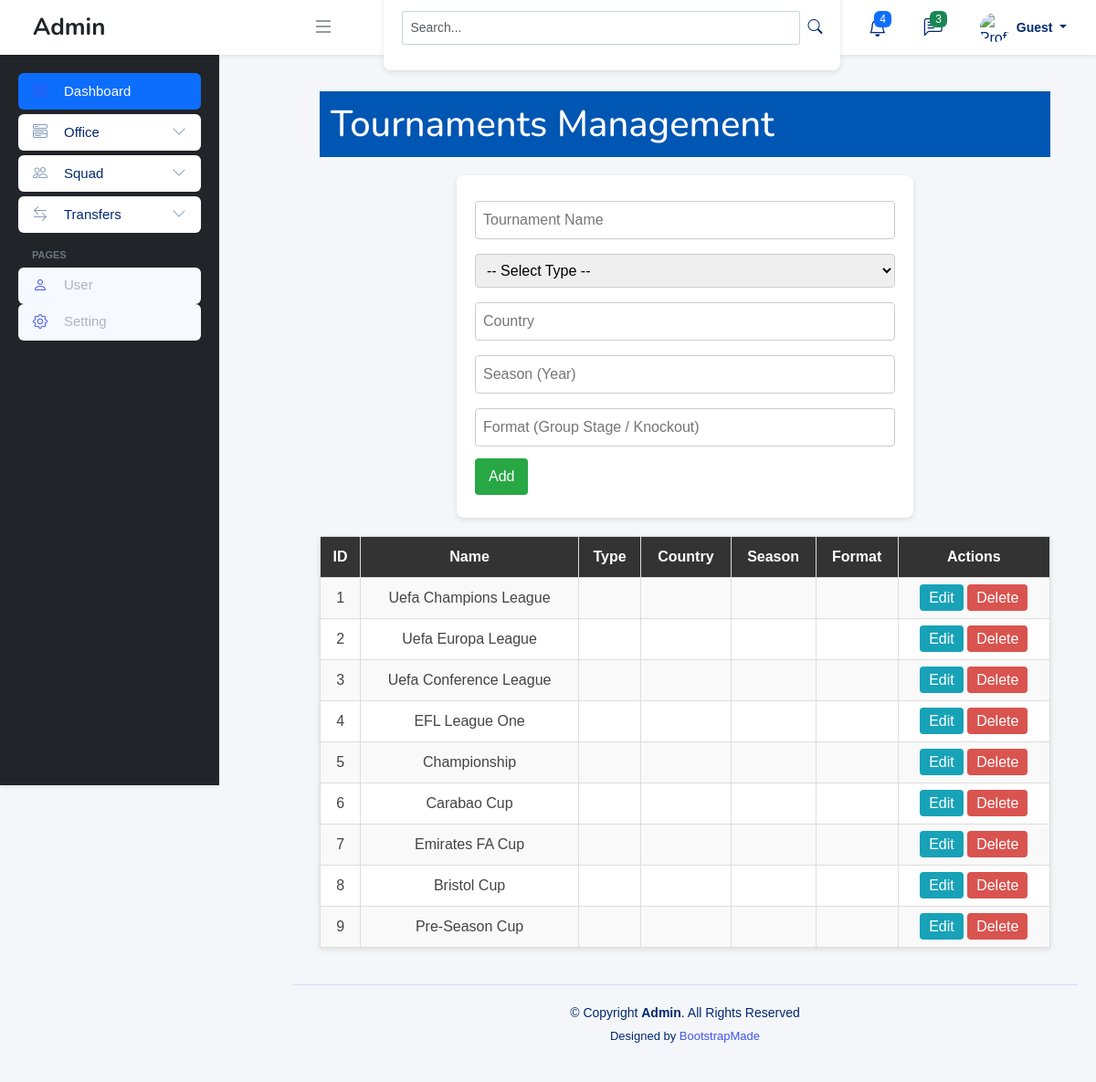
/admin/home.php?page=tournaments (signed in), run on an earlier commit of the app's database.
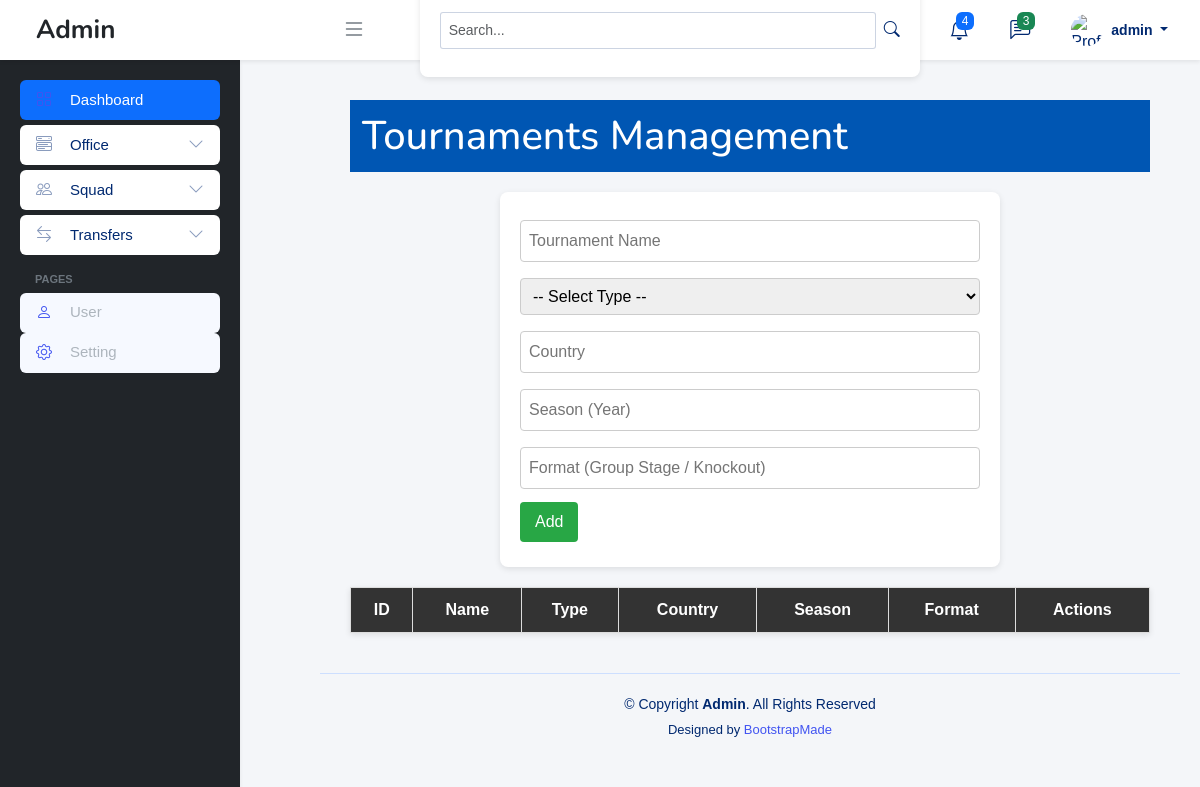
And on a later commit of the database.
### tables this page shows
CREATE TABLE `tournaments` (
  `id` int(11) NOT NULL,
  `name` varchar(100) NOT NULL,
  `type` enum('League','Cup') NOT NULL,
  `season` year(4) NOT NULL,
  `country` varchar(100) DEFAULT NULL,
  `total_teams` int(11) DEFAULT NULL
);

### admin/content/tournaments.php (the view, shortened to what this page needs)
<?php
include 'koneksi.php';
$result = mysqli_query($koneksi, "SELECT * FROM tournaments ORDER BY id ASC");
$editData = null;
?>
<!DOCTYPE html>
<html>
<head>
</head>
<body>
<h1>Tournaments Management</h1>
<form method="POST">
  <input type="text" name="name" placeholder="Tournament Name" value="<?= htmlspecialchars($editData['name'] ?? '') ?>" required>
  <select name="type" required>
    <option value="">-- Select Type --</option>
  </select>
  <input type="text" name="country" placeholder="Country" value="<?= htmlspecialchars($editData['country'] ?? '') ?>">
  <input type="number" name="season" placeholder="Season (Year)" value="<?= htmlspecialchars($editData['season'] ?? '') ?>">
  <input type="text" name="format" placeholder="Format (Group Stage / Knockout)" value="<?= htmlspecialchars($editData['format'] ?? '') ?>">
  <?php if ($editData): ?>
    <button type="submit" name="update" class="btn-update">Update</button>
    <a href="tournaments.php" class="cancel">Cancel</a>
  <?php else: ?>
    <button type="submit" name="add" class="btn-add">Add</button>
  <?php endif; ?>
</form>
<table>
<tr>
  <th>ID</th>
  <th>Name</th>
  <th>Type</th>
  <th>Country</th>
  <th>Season</th>
  <th>Format</th>
  <th>Actions</th>
</tr>
<?php while ($row=mysqli_fetch_assoc($result)): ?>
<tr>
  <td><?= $row['id'] ?></td>
  <td><?= htmlspecialchars($row['name']) ?></td>
  <td><?= htmlspecialchars($row['type']) ?></td>
  <td><?= htmlspecialchars($row['country']) ?></td>
  <td><?= htmlspecialchars($row['season']) ?></td>
  <td><?= htmlspecialchars($row['format']) ?></td>
  <td>
    <a href="?edit=<?= $row['id'] ?>" class="btn-edit">Edit</a>
    <a href="?delete=<?= $row['id'] ?>" class="btn-delete" onclick="return confirm('Delete this tournament?')">Delete</a>
  </td>
</tr>
<?php endwhile; ?>
</table>
</body>
</html>

### admin/home.php (shortened to what this page needs)
<!DOCTYPE html>
<html lang="en">
<head>
  <?php include 'inc/css.php' ?>
</head>
<body>
  <?php include 'inc/header.php' ?>
  <?php include 'inc/sidebar.php' ?>
  <main id="main" class="main">
    <?php
    if (isset($_GET['page'])) {
      if (file_exists("content/" . $_GET['page'] . ".php")) {
        include 'content/' . $_GET['page'] . '.php';
      } else {
        include 'content/notfound.php';
      }
    } else {
      include 'content/dashboard.php';
    }
    ?>
  </main>
  <?php include 'inc/footer.php' ?>
</body>
</html>

### admin/inc/css.php (shortened to what this page needs)
<link href="assets/vendor/bootstrap/css/bootstrap.min.css" rel="stylesheet">
<link href="assets/vendor/bootstrap-icons/bootstrap-icons.css" rel="stylesheet">
<link href="assets/vendor/boxicons/css/boxicons.min.css" rel="stylesheet">
<link href="assets/vendor/quill/quill.snow.css" rel="stylesheet">
<link href="assets/vendor/quill/quill.bubble.css" rel="stylesheet">
<link href="assets/vendor/remixicon/remixicon.css" rel="stylesheet">
<link href="assets/vendor/simple-datatables/style.css" rel="stylesheet">
<link href="assets/css/style.css" rel="stylesheet">

### admin/inc/header.php (shortened to what this page needs)
<header id="header" class="header fixed-top d-flex align-items-center bg-white shadow-sm">
  <div class="d-flex align-items-center justify-content-between w-100 px-3">
    <a href="index.php" class="logo d-flex align-items-center text-decoration-none">
      <span class="d-none d-lg-block fw-bold text-dark">Admin</span>
    </a>
    <i class="bi bi-list toggle-sidebar-btn ms-3 fs-4 text-secondary"></i>
    <div class="search-bar ms-4 flex-grow-1 d-none d-md-block">
      <form class="search-form d-flex align-items-center" method="POST" action="#">
        <input type="text" name="query" class="form-control" placeholder="Search..." title="Enter search keyword">
        <button type="submit" class="btn btn-light ms-2"><i class="bi bi-search"></i></button>
      </form>
    </div>
    <nav class="header-nav ms-auto">
      <ul class="d-flex align-items-center list-unstyled mb-0">
        <li class="nav-item dropdown me-3">
          <a class="nav-link nav-icon" href="#" data-bs-toggle="dropdown">
            <i class="bi bi-bell fs-5"></i>
            <span class="badge bg-primary badge-number">4</span>
          </a>
        </li>
        <li class="nav-item dropdown me-3">
          <a class="nav-link nav-icon" href="#" data-bs-toggle="dropdown">
            <i class="bi bi-chat-left-text fs-5"></i>
            <span class="badge bg-success badge-number">3</span>
          </a>
        </li>
        <li class="nav-item dropdown pe-3">
          <a class="nav-link nav-profile d-flex align-items-center" href="#" data-bs-toggle="dropdown">
            <img src="assets/img/profile-img.jpg" alt="Profile" class="rounded-circle" width="32" height="32">
            <span class="d-none d-md-block dropdown-toggle ps-2">
              <?php echo isset($_SESSION['NAME']) ? $_SESSION['NAME'] : 'Guest'; ?>
            </span>
          </a>
        </li>
      </ul>
    </nav>
  </div>
</header>

### admin/inc/sidebar.php (shortened to what this page needs)
<aside id="sidebar" class="sidebar bg-dark text-white vh-100 shadow-sm">
  <ul class="sidebar-nav list-unstyled" id="sidebar-nav">
    <li class="nav-item">
      <a href="?page=dashboard"
         class="nav-link d-flex align-items-center gap-2 px-3 py-2 rounded active">
        <i class="bi bi-grid"></i>
        <span>Dashboard</span>
      </a>
    </li>
    <li class="nav-item">
      <a class="nav-link collapsed d-flex align-items-center gap-2 px-3 py-2 rounded"
         data-bs-toggle="collapse" href="#office-nav" aria-expanded="false">
        <i class="bi bi-menu-button-wide"></i>
        <span>Office</span>
        <i class="bi bi-chevron-down ms-auto toggle-icon"></i>
      </a>
    </li>
    <li class="nav-item">
      <a class="nav-link collapsed d-flex align-items-center gap-2 px-3 py-2 rounded"
         data-bs-toggle="collapse" href="#squad-nav" aria-expanded="false">
        <i class="bi bi-people"></i>
        <span>Squad</span>
        <i class="bi bi-chevron-down ms-auto toggle-icon"></i>
      </a>
    </li>
    <li class="nav-item">
      <a class="nav-link collapsed d-flex align-items-center gap-2 px-3 py-2 rounded"
         data-bs-toggle="collapse" href="#transfers-nav" aria-expanded="false">
        <i class="bi bi-arrow-left-right"></i>
        <span>Transfers</span>
        <i class="bi bi-chevron-down ms-auto toggle-icon"></i>
      </a>
    </li>
    <li class="nav-heading text-uppercase small fw-bold text-secondary mt-3">Pages</li>
    <li>
      <a href="?page=user" class="nav-link d-flex align-items-center gap-2 px-3 py-2 rounded">
        <i class="bi bi-person"></i> User
      </a>
    </li>
    <li>
      <a href="?page=setting" class="nav-link d-flex align-items-center gap-2 px-3 py-2 rounded">
        <i class="bi bi-gear"></i> Setting
      </a>
    </li>
  </ul>
</aside>

### admin/inc/footer.php
<footer id="footer" class="footer">
  <div class="copyright">
    &copy; Copyright <strong><span>Admin</span></strong>. All Rights Reserved
  </div>
  <div class="credits">
    Designed by <a href="https://bootstrapmade.com/">BootstrapMade</a>
  </div>
</footer>

### admin/assets/css/style.css (style rules this page uses)
:root { scroll-behavior: smooth; }
body { font-family: "Open Sans", sans-serif; background: #f6f9ff; color: #444444; }
a { color: #4154f1; text-decoration: none; }
h1, h2, h3, h4, h5, h6 { font-family: "Nunito", sans-serif; }
#main { margin-top: 60px; padding: 20px 30px; transition: all 0.3s; }
.logo { line-height: 1; }
@media (min-width: 1200px) { .logo { width: 280px; } }
.logo span { font-size: 26px; font-weight: 700; color: #012970; font-family: "Nunito", sans-serif; }
.header { transition: all 0.5s; z-index: 997; height: 60px; box-shadow: 0px 2px 20px rgba(1, 41, 112, 0.1); background-color: #fff; padding-left: 20px; }
.header .toggle-sidebar-btn { font-size: 32px; padding-left: 10px; cursor: pointer; color: #012970; }
.header .search-bar { min-width: 360px; padding: 0 20px; }
.header .search-form { width: 100%; }
.header .search-form input { border: 0; font-size: 14px; color: #012970; border: 1px solid rgba(1, 41, 112, 0.2); padding: 7px 38px 7px 8px; border-radius: 3px; transition: 0.3s; width: 100%; }
.header .search-form button { border: 0; padding: 0; margin-left: -30px; background: none; }
.header .search-form button i { color: #012970; }
.header-nav ul { list-style: none; }
.header-nav>ul { margin: 0; padding: 0; }
.header-nav .nav-icon { font-size: 22px; color: #012970; margin-right: 25px; position: relative; }
.header-nav .nav-profile { color: #012970; }
.header-nav .nav-profile img { max-height: 36px; }
.header-nav .nav-profile span { font-size: 14px; font-weight: 600; }
.header-nav .badge-number { position: absolute; inset: -2px -5px auto auto; font-weight: normal; font-size: 12px; padding: 3px 6px; }
.sidebar { position: fixed; top: 60px; left: 0; bottom: 0; width: 300px; z-index: 996; transition: all 0.3s; padding: 20px; overflow-y: auto; scrollbar-width: thin; scrollbar-color: #aab7cf transparent; box-shadow: 0px 0px 20px rgba(1, 41, 112, 0.1); background-color: #fff; }
@media (min-width: 1200px) { #main, #footer { margin-left: 300px; } }
.sidebar-nav { padding: 0; margin: 0; list-style: none; }
.sidebar-nav li { padding: 0; margin: 0; list-style: none; }
.sidebar-nav .nav-item { margin-bottom: 5px; }
.sidebar-nav .nav-heading { font-size: 11px; text-transform: uppercase; color: #899bbd; font-weight: 600; margin: 10px 0 5px 15px; }
.sidebar-nav .nav-link { display: flex; align-items: center; font-size: 15px; font-weight: 600; color: #4154f1; transition: 0.3; background: #f6f9ff; padding: 10px 15px; border-radius: 4px; }
.sidebar-nav .nav-link i { font-size: 16px; margin-right: 10px; color: #4154f1; }
.sidebar-nav .nav-link.collapsed { color: #012970; background: #fff; }
.sidebar-nav .nav-link.collapsed i { color: #899bbd; }
.sidebar-nav .nav-link .bi-chevron-down { margin-right: 0; transition: transform 0.2s ease-in-out; }
.footer { padding: 20px 0; font-size: 14px; transition: all 0.3s; border-top: 1px solid #cddfff; }
.footer .copyright { text-align: center; color: #012970; }
.footer .credits { padding-top: 5px; text-align: center; font-size: 13px; color: #012970; }

### admin/inc/sidebar.php (style rules this page uses)
.sidebar { width: 240px; position: fixed; top: 60px; left: 0; overflow-y: auto; transition: all 0.3s; }
.sidebar .nav-link { color: #adb5bd; font-weight: 500; transition: all 0.3s; }
.sidebar .nav-link:hover, .sidebar .nav-link.active { background: #0d6efd; color: #fff; }
.toggle-icon { transition: transform 0.3s; }

### admin/content/tournaments.php (style rules this page uses)
body { font-family: Arial, sans-serif; background:#f4f6f9; margin:0; padding:20px; }
h1 { background:#0056b3; color:#fff; padding:12px; margin:0; }
table { width:100%; border-collapse:collapse; margin:20px 0; background:#fff; box-shadow:0 2px 6px rgba(0,0,0,0.1); }
th, td { border:1px solid #ddd; padding:10px; text-align:center; }
th { background:#333; color:#fff; }
form { max-width:500px; margin:20px auto; background:#fff; padding:20px; border-radius:8px; box-shadow:0 2px 6px rgba(0,0,0,0.1); }
input, select { width:100%; padding:8px; margin:8px 0; border:1px solid #ccc; border-radius:4px; }
button { padding:8px 15px; margin:5px 0; cursor:pointer; border:none; border-radius:4px; }
.btn-add { background:#28a745; color:#fff; }
tr:nth-child(even) td { background:#f9f9f9; }
.btn-edit, .btn-delete { padding:6px 10px; border-radius:4px; text-decoration:none; }
.btn-edit { background:#17a2b8; color:#fff; }
.btn-delete { background:#d9534f; color:#fff; }

What changed in the data, as far as the page shows it:
removed tournaments: id "1", name "Uefa Champions League"
removed tournaments: id "2", name "Uefa Europa League"
removed tournaments: id "3", name "Uefa Conference League"
removed tournaments: id "4", name "EFL League One"
removed tournaments: id "5", name "Championship"
removed tournaments: id "6", name "Carabao Cup"
removed tournaments: id "7", name "Emirates FA Cup"
removed tournaments: id "8", name "Bristol Cup"
removed tournaments: id "9", name "Pre-Season Cup"
Also different on the page:
$_SESSION['NAME']: (not shown) → "admin"
text no longer shown: "Guest"
